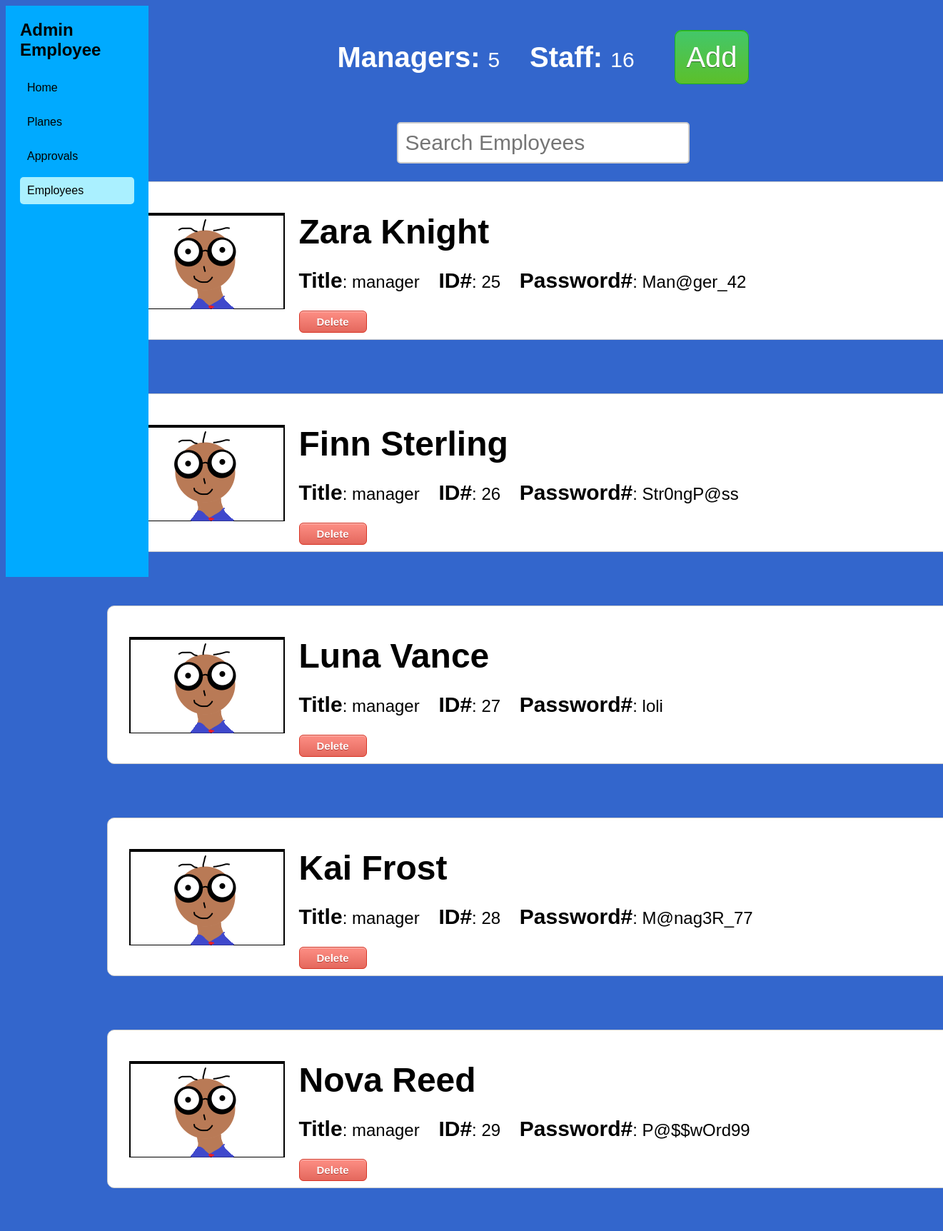
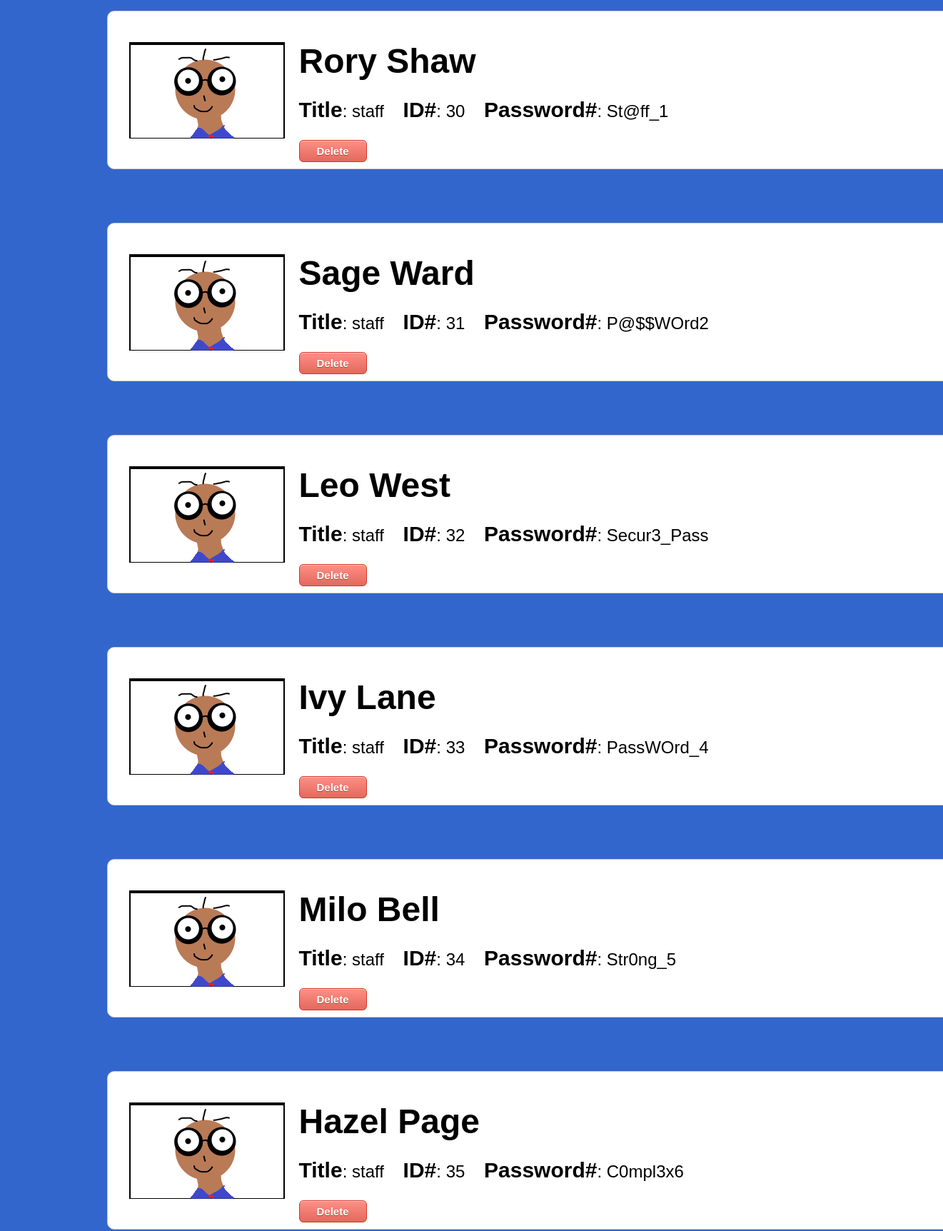
The app's page /admins/employee.php (upper part) with its own data (2 pictures, top to bottom).
### tables this page shows
CREATE TABLE `users` (
  `userID` int(11) NOT NULL,
  `password` varchar(255) NOT NULL,
  `firstname` varchar(255) NOT NULL,
  `lastname` varchar(255) NOT NULL,
  `role` enum('admin','manager','staff') NOT NULL,
  `status` enum('available','busy') DEFAULT 'available'
);

### database.php (called while the page is built, shortened)
<?php
$db_server = "localhost";
$db_user = "root";
$db_pass = "";
$db_name = "Silvee";
$conn = mysqli_connect($db_server, $db_user, $db_pass,  $db_name);
$employees = mysqli_query($conn, "SELECT * FROM users");
?>

### admins/employee.php (the view, shortened to what this page needs)
<?php
include("../database.php");
$managersANDstaff = mysqli_query($conn,
    "SELECT
    SUM(CASE WHEN role = 'manager' THEN 1 ELSE 0 END) AS manager_count,
    SUM(CASE WHEN role = 'staff' THEN 1 ELSE 0 END) AS staff_count
    FROM users;
    ");
$employeeNums = mysqli_fetch_assoc($managersANDstaff);
?>
<!DOCTYPE html>
<html lang="en">
<head>
    <link rel="stylesheet" href="../style.css">
</head>
<body>
    <div class="sidebar">
        <h1>Admin Employee</h1>
        <a href="admin.php">Home</a>
        <a href="searchPlanes.php">Planes</a>
        <a href="Approvals.php">Approvals</a>
        <a href="#" class="home">Employees</a>
    </div>
    <div class="main-content">
        <div class="infoBar">
            <p>
                <strong>Managers: </strong> <?php echo $employeeNums['manager_count']; ?>  &nbsp &nbsp
                <strong>Staff: </strong> <?php echo $employeeNums['staff_count'];  ?> &nbsp &nbsp
                <a href="addEmployee.php" class="approveButton">Add</a>
            </p>
        </div>
        <br>
        <div class="search-bar">
            <input type="text" placeholder="Search Employees" id="search-bar" list="search-suggestions" name="searchedTeacherName">
        </div>
        <div class="container">
            <?php
            while ($row = mysqli_fetch_assoc($employees)){
                if($row["role"] != 'admin'){
                    echo '<div class="card">';
                    echo '<img src="../employee.png" alt="Plane Image" class="planePic">';
                    echo '<div>';
                    echo '<h1>' . $row["firstname"], " ", $row["lastname"] . '</h1>';
                    echo '<p>';
                    echo '<strong>Title</strong>: ' .$row["role"].  '  &nbsp &nbsp';
                    echo '<strong>ID#</strong>: ' .$row["userID"].  '  &nbsp &nbsp';
                    echo '<strong>Password#</strong>: ' .$row["password"].  '  &nbsp &nbsp';
                    echo '</p>';
                    echo '<button class="refuseButton employeeRemoveButton" value="'.$row['userID'].'">Delete</button>';
                    echo '</div>';
                    echo '</div>';
                }
            }
            ?>
        </div>
    </div>
</body>
</html>

### style.css (style rules this page uses)
body { font-family: Arial, sans-serif; background-color: #3366cc; }
.sidebar { width: 200px; background-color: #00aaff; height: 100vh; padding: 20px; box-sizing: border-box; position: fixed; }
.sidebar h1 { color: black; font-size: 24px; margin: 0 0 20px 0; }
.sidebar a { display: block; color: black; text-decoration: none; margin: 10px 0; padding: 10px; border-radius: 5px; }
.sidebar a.home { background-color: #aaf0ff; }
.main-content { margin: 0; margin-left: 200px; justify-content: center; align-items: start; }
.infoBar { display: flex; justify-content: center; margin: 0 auto; padding-top: 20px; }
.infoBar p { color: white; font-size: 30px; }
.infoBar strong { font-size: 40px; font-weight: 900; }
.container { display: grid; justify-content: center; align-items: center; gap: 25px; }
.card, .pieChart { width: 1200px; height: 200px; border: 1px solid #ccc; border-radius: 10px; margin: 25px; background-color: white; display: flex; justify-content: center; align-items: center; font-family: sans-serif; font-size: 1.5em; padding: 10px; }
.card img { margin: 20px; }
.card div { flex-grow: 1; }
.card h1 { margin-bottom: 5px; }
.card strong { font-size: 30px; font-weight: 900; }
Button { border-radius:6px; display:inline-block; cursor:pointer; color:#ffffff; font-family:Arial; font-size:15px; font-weight:bold; padding:6px 24px; text-decoration:none; }
.refuseButton { box-shadow:inset 0px 1px 0px 0px #f7c5c0; background:linear-gradient(to bottom, #fc8d83 5%, #e4685d 100%); background-color:#fc8d83; border:1px solid #d83526; text-shadow:0px 1px 0px #b23e35; }
.approveButton { box-shadow:inset 0px 1px 0px 0px #3dc21b; background:linear-gradient(to bottom, #44c767 5%, #5cbf2a 100%); background-color:#44c767; border:1px solid #18ab29; text-shadow:0px 1px 0px #2f6627; margin-left: 15px; }
.search-bar { display: flex; justify-content: center; width: 60%; margin: 0 auto; padding-top: 20px; }
.search-bar input[type="text"] { padding: 10px; border: 2px solid #ccc; border-radius: 5px; outline: none; font-size: 30px; transition: 0.3s; }

### admins/employee.php (style rules this page uses)
.approveButton { font-size: 40px; font-weight: 500; padding: 15px; color: white; text-decoration: none; border-radius: 10px; }

### records on screen
users: firstname "Zara", lastname "Knight", role "manager", userID "25", password "Man@ger_42"
users: firstname "Finn", lastname "Sterling", role "manager", userID "26", password "Str0ngP@ss"
users: firstname "Luna", lastname "Vance", role "manager", userID "27", password "loli"
users: firstname "Kai", lastname "Frost", role "manager", userID "28", password "M@nag3R_77"
users: firstname "Nova", lastname "Reed", role "manager", userID "29", password "P@$$wOrd99"
users: firstname "Rory", lastname "Shaw", role "staff", userID "30", password "St@ff_1"
users: firstname "Sage", lastname "Ward", role "staff", userID "31", password "P@$$WOrd2"
users: firstname "Leo", lastname "West", role "staff", userID "32", password "Secur3_Pass"
users: firstname "Ivy", lastname "Lane", role "staff", userID "33", password "PassWOrd_4"
users: firstname "Milo", lastname "Bell", role "staff", userID "34", password "Str0ng_5"
users: firstname "Hazel", lastname "Page", role "staff", userID "35", password "C0mpl3x6"

### other values on screen
$employeeNums['manager_count'] "5"
$employeeNums['staff_count'] "16"
